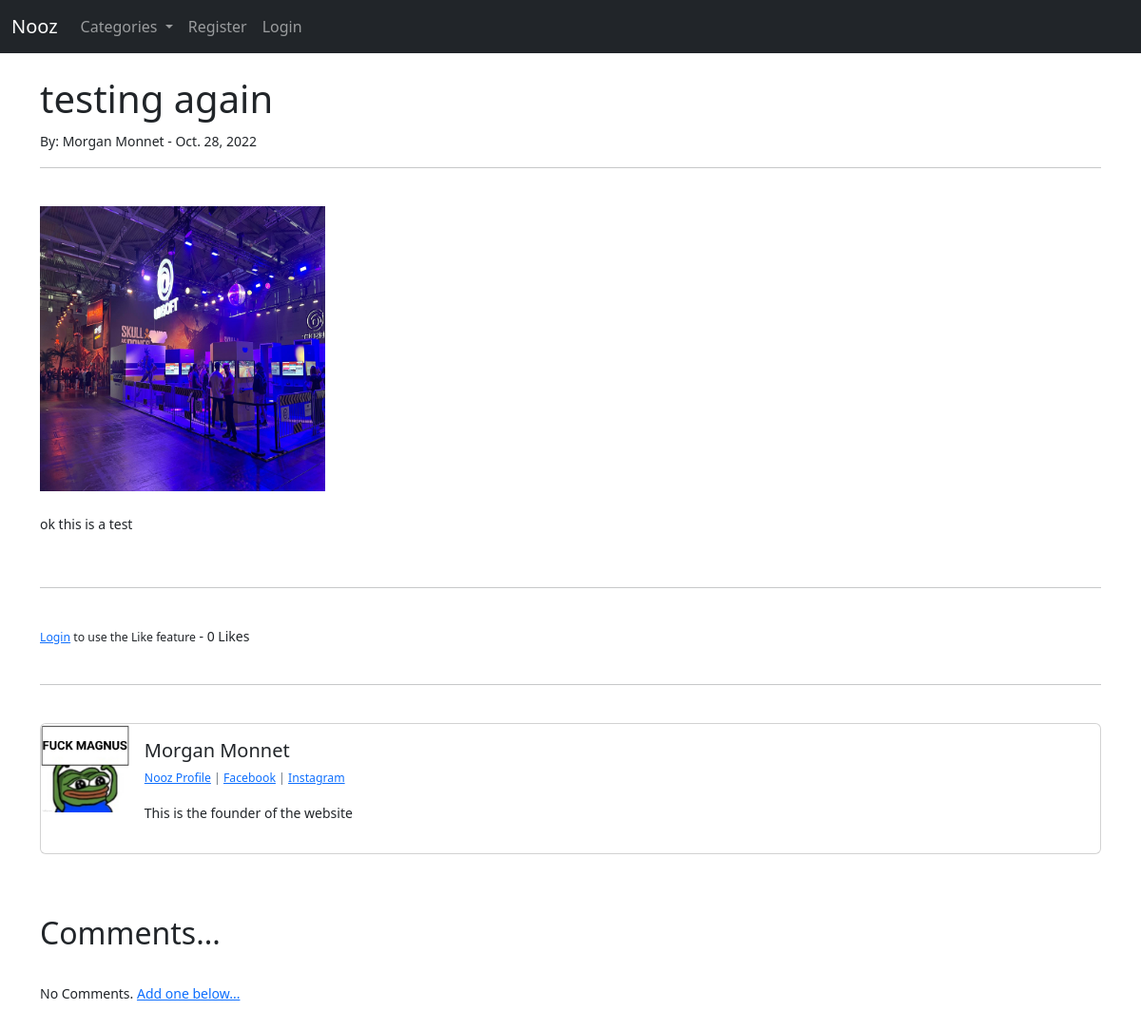
The app's page /post/22 with its own data.
### nooz2/models.py (models this page shows, shortened)
class Post(models.Model):
    title = models.CharField(max_length=255)
    title_tag = models.CharField(max_length=255)
    header_image = models.ImageField(null=True, blank=True, upload_to="images/")
    description = models.CharField(max_length=50)
    author = models.ForeignKey(User, on_delete=models.CASCADE)
    body = RichTextField(blank=True, null=True)
    timestamp = models.DateField(auto_now_add=True)
    category = models.CharField(max_length=255, default='News')
    likes = models.ManyToManyField(User, related_name='post_user')
    def total_likes(self):
        return self.likes.count()

class Profile(models.Model):
    user = models.OneToOneField(User, null=True, on_delete=models.CASCADE)
    bio = models.TextField()
    profile_pic = models.ImageField(null=True, blank=True, upload_to="images/profile")
    site_url = models.CharField(max_length=255, null=True, blank=True)
    facebook_url = models.CharField(max_length=255, null=True, blank=True)
    instagram_url = models.CharField(max_length=255, null=True, blank=True)

### nooz2/views.py (the view)
# urls.py: path('post/<int:pk>', PostDetailView.as_view(), name="post-detail"),
class PostDetailView(DetailView):
    model = Post
    template_name = 'post_details.html'
    def get_context_data(self, *args, **kwargs):
        category_menu = Category.objects.all()
        context = super(PostDetailView, self).get_context_data(*args, **kwargs)
        stuff = get_object_or_404(Post, id=self.kwargs['pk'])
        total_likes = stuff.total_likes()
        liked = False
        if stuff.likes.filter(id=self.request.user.id).exists():
            liked = True
        context ["category_menu"] = category_menu
        context["total_likes"] = total_likes
        context["liked"] = liked
        return context

### nooz2/models.py (called while the page is built)
    def __str__(self):
        return self.name

### templates/post_details.html (shortened to what this page needs)
{% extends 'base.html' %}
{% load static %}
{% block content %}
    <h1>{{ post.title }}</h1>
        <small>By:
            {{ post.author.first_name }}
            {{ post.author.last_name }} -
            {{ post.timestamp }}
    <hr>
    <br/>
    {% if post.header_image %}
        <img src="{{ post.header_image.url }}" height="300" width="300">
    {% endif %}
    <br/><br/>
    {{ post.body|safe }}
    <br/>
    <hr>
    <br/>
    <form action="{% url 'like_post' post.pk %}" method="POST">
    {% if user.is_authenticated %}
        {% if liked %}
            <button type="submit", name="post_id", value="{{post.id}}", class="btn btn-danger btn-sm">Unlike</button>
        {% else %}
            <button type="submit", name="post_id", value="{{post.id}}", class="btn btn-primary btn-sm">Like</button>
        {% endif %}
    {% else %}
        <small><a href="{% url 'login' %}">Login</a>
           to use the Like feature</small>
    {% endif %}
        - {{ total_likes }} Likes
    </form>
<br/>
<hr>
<br/>
<div class="card mb-3">
    <div class="row g-0">
      <div class="col-md-1">
        {% if post.author.profile.profile_pic %}
          <img src="{{ post.author.profile.profile_pic.url }}" class="img-fluid rounded-start" height="100" width="100">
        {% else %}
          <img src="{% static '/images/generic_pic.png' %}" class="img-fluid rounded-start">
        {% endif %}
      </div>
      <div class="col-md-10">
        <div class="card-body">
          <h5 class="card-title">
            {{ post.author.first_name }}
            {{ post.author.last_name }}
          </h5>
          <p class="small text-muted">
            <a href="{% url 'show_profile_page' post.author.profile.id %}">Nooz Profile</a>
            {% if post.author.profile.facebook_url %}
            | <a href="{{ post.author.profile.facebook_url }}">Facebook</a>
            {% endif %}
            {% if post.author.profile.instagram_url %}
            | <a href="{{ post.author.profile.instagram_url }}">Instagram</a>
            {% endif %}
          </p>
          <p class="card-text">
            {{ post.author.profile.bio }}
          </p>
        </div>
      </div>
    </div>
  </div>
  <br/><br/>
<h2>Comments...</h2>
<br/>
{% if not post.comments.all %}
    No Comments. <a href="{% url 'add_comment' post.pk %}">Add one below...</a>
{% endif %}
<br/><br/>
<br/><br/>
{% endblock %}

### records on screen
Post: title "testing again", author.first_name "Morgan", author.last_name "Monnet", timestamp "Oct. 28, 2022", header_image (picture), body "ok this is a test", author.profile.profile_pic (picture), author.profile.bio "This is the founder of the website"

### other values on screen
{{ total_likes }} "0"
